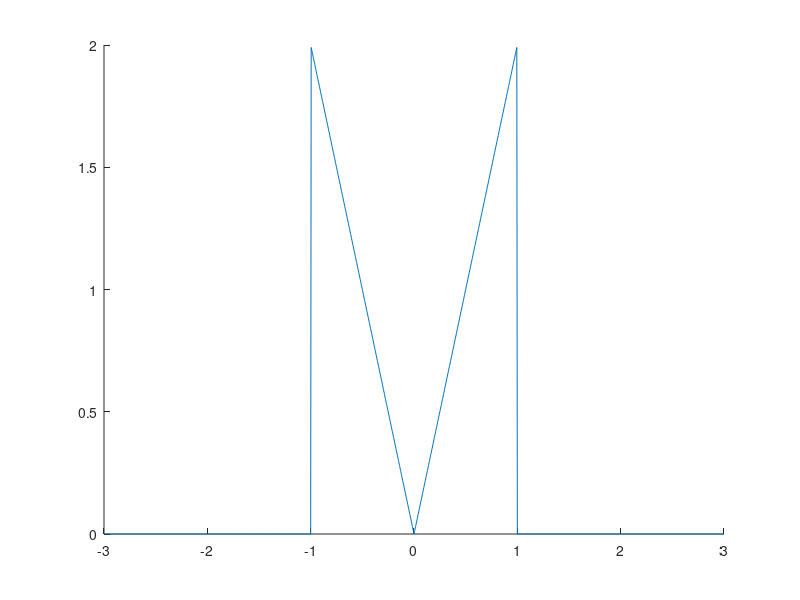

MATLAB code for this plot: (Note: this script raises an error after producing the figure.)
%% get dos list
% common parameters
type = "linear"; % 选取DOS函数的类型
w_bandwidth = 1; % 将能带宽度取为1，所有能量尺度以其为单位
ene_min = - 3 * w_bandwidth;
ene_max = 3 * w_bandwidth;
ene_points = 1201;
ene_list = linspace(ene_min, ene_max, ene_points);

% different types of DOS
% Linear DOS
dos_list = zeros(1, ene_points);
for ii = 1:ene_points
    ene_current = ene_list(ii);
    if abs(ene_current) < w_bandwidth
        dos_list(ii) = 2 * abs(ene_current) / (w_bandwidth)^2;
    else
        dos_list(ii) = 0;
    end
end

% Effect of Van Hove Singularity

% Effect of asymmetry in the conduction & valence flat band

% DOS fropm the continuum oBistritzer-MacDonald model near magic angle

%% figure plot
current_fig = figure;
hold on

p1 = plot(ene_list, dos_list);
current_legend = type + '-' + 'DOS';
legend(current_legend, 'Location','North');

% saveas(gcf, save_path); %保存当前窗口的图像